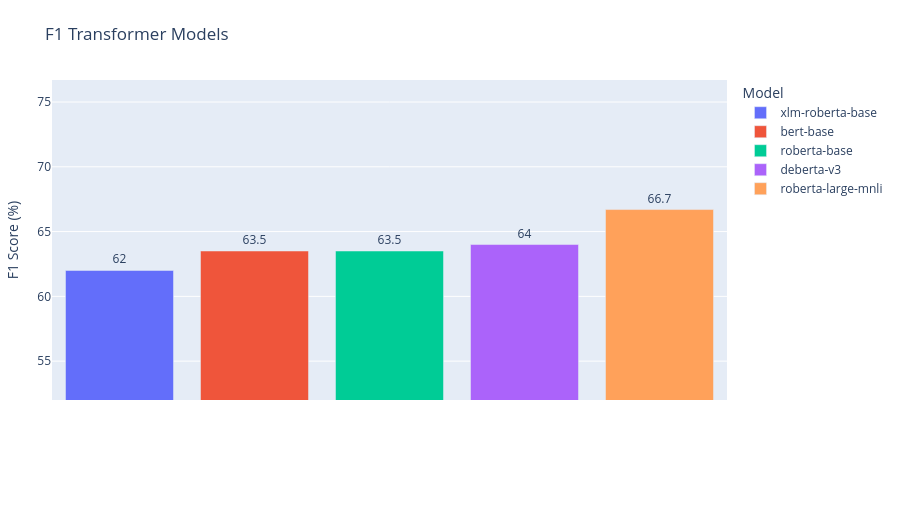

The cell this chart's notebook holds for it:
### Code cell
models = [
    ("bert-base", 63.5),
    ("roberta-base", 63.5),
    ("deberta-v3", 64),
    ("xlm-roberta-base", 62),
    ("roberta-large-mnli", 66.7)
]


plot_model_performance(models, "F1 Transformer Models")

### Figure 1 — Plotly figure (JSON) as saved in the notebook; plotly's stock layout.template omitted (floating-point values rounded to 4 significant figures)
{"data": [{"hovertemplate": "F1 Score (%)=%{text}<extra></extra>", "legendgroup": "xlm-roberta-base", "marker": {"color": "#636efa", "pattern": {"shape": ""}}, "name": "xlm-roberta-base", "orientation": "v", "showlegend": true, "text": [62.0], "textposition": "outside", "texttemplate": "%{text}", "type": "bar", "x": ["xlm-roberta-base"], "xaxis": "x", "y": [62.0], "yaxis": "y"}, {"hovertemplate": "F1 Score (%)=%{text}<extra></extra>", "legendgroup": "bert-base", "marker": {"color": "#EF553B", "pattern": {"shape": ""}}, "name": "bert-base", "orientation": "v", "showlegend": true, "text": [63.5], "textposition": "outside", "texttemplate": "%{text}", "type": "bar", "x": ["bert-base"], "xaxis": "x", "y": [63.5], "yaxis": "y"}, {"hovertemplate": "F1 Score (%)=%{text}<extra></extra>", "legendgroup": "roberta-base", "marker": {"color": "#00cc96", "pattern": {"shape": ""}}, "name": "roberta-base", "orientation": "v", "showlegend": true, "text": [63.5], "textposition": "outside", "texttemplate": "%{text}", "type": "bar", "x": ["roberta-base"], "xaxis": "x", "y": [63.5], "yaxis": "y"}, {"hovertemplate": "F1 Score (%)=%{text}<extra></extra>", "legendgroup": "deberta-v3", "marker": {"color": "#ab63fa", "pattern": {"shape": ""}}, "name": "deberta-v3", "orientation": "v", "showlegend": true, "text": [64.0], "textposition": "outside", "texttemplate": "%{text}", "type": "bar", "x": ["deberta-v3"], "xaxis": "x", "y": [64.0], "yaxis": "y"}, {"hovertemplate": "F1 Score (%)=%{text}<extra></extra>", "legendgroup": "roberta-large-mnli", "marker": {"color": "#FFA15A", "pattern": {"shape": ""}}, "name": "roberta-large-mnli", "orientation": "v", "showlegend": true, "text": [66.7], "textposition": "outside", "texttemplate": "%{text}", "type": "bar", "x": ["roberta-large-mnli"], "xaxis": "x", "y": [66.7], "yaxis": "y"}], "layout": {"barmode": "relative", "height": 520, "legend": {"title": {"text": "Model"}, "tracegroupgap": 0}, "margin": {"b": 120, "l": 40, "r": 40, "t": 80}, "title": {"text": "F1 Transformer Models"}, "width": 900, "xaxis": {"anchor": "y", "categoryarray": ["xlm-roberta-base", "bert-base", "roberta-base", "deberta-v3", "roberta-large-mnli"], "categoryorder": "array", "domain": [0, 1], "showticklabels": false, "title": {"text": ""}}, "yaxis": {"anchor": "x", "domain": [0, 1], "range": [52, 76.7], "title": {"text": "F1 Score (%)"}}}}
